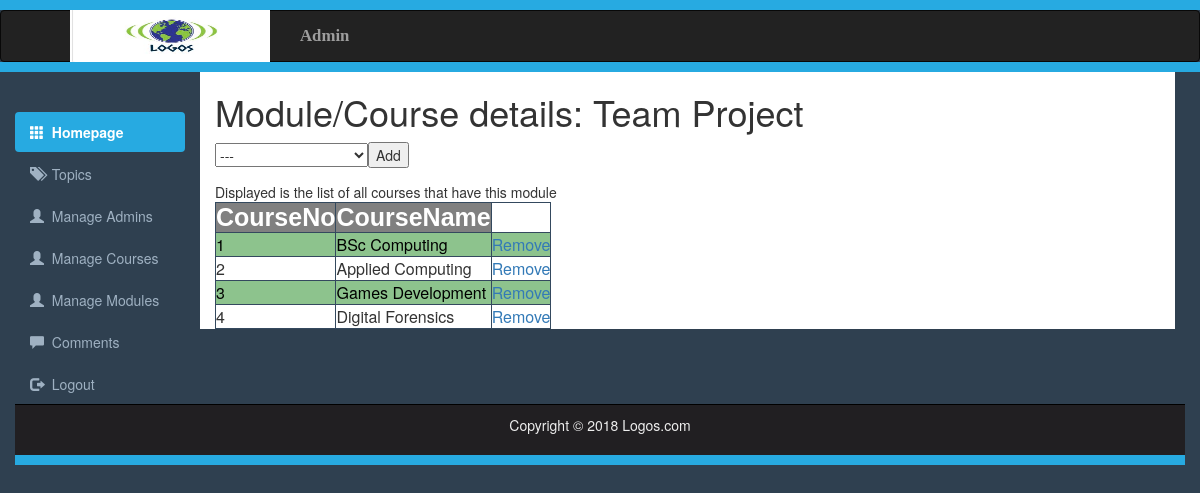
The page /TeamProject/moduleCourse.php?ModuleNo=1 on the database its author committed.
### tables this page shows
CREATE TABLE `module` (
  `ModuleNo` int(11) NOT NULL,
  `ModuleName` varchar(255) NOT NULL,
  `Lecturer` varchar(255) NOT NULL,
  `Year` int(11) NOT NULL,
  `Semester` int(11) NOT NULL
);

CREATE TABLE `coursemodule` (
  `CourseNo` int(11) NOT NULL,
  `ModuleNo` int(11) NOT NULL
);

CREATE TABLE `course` (
  `CourseNo` int(11) NOT NULL,
  `CourseName` varchar(255) NOT NULL,
  `Length` int(11) NOT NULL
);

### TeamProject/moduleCourse.php (the view, shortened to what this page needs)
<?php include 'adminHeader.php';?>
<?php include 'adminSidebar.php';?>
<!DOCTYPE html>
<html lang="en">
	<head>
		<link rel="stylesheet" href="css/bootstrap.min.css">
		<link rel="stylesheet" href="css/adminstyles.css">
	</head>
	<body>
		<div class="container-fluid">
			<div class="col-sm-10">
<?php
	$ModuleNo = $_GET['ModuleNo'];
	$connection = mysqli_connect("localhost","root","");
	mysqli_select_db($connection,"studentsupport");
	$moduleResult = mysqli_query($connection,"SELECT * FROM module WHERE ModuleNo='$ModuleNo'");
	while($row=mysqli_fetch_array($moduleResult))
		print('<h1>Module/Course details: '.$row['ModuleName'].'</h1>');
	print('<form method=POST action=addCourseModule.php?ModuleNo='.$ModuleNo.'>');
		print('<select name=CourseNo>');
			print('<option value=0 DISABLED SELECTED>---</option>');
		print('</select>');
		print('<input type=submit value=Add></input>');
	print('</form>');
	print('Displayed is the list of all courses that have this module');
	$courseModuleResult = mysqli_query($connection, "SELECT * FROM coursemodule WHERE ModuleNo='$ModuleNo'");
	print('<table border=1');
	print('<tr><th>CourseNo</th><th>CourseName</th></tr>');
	while($row=mysqli_fetch_array($courseModuleResult))
	{
		$CourseNo = $row['CourseNo'];
		print('<tr><td>'.$CourseNo.'</td>');
		$courseResultFilter = mysqli_query($connection, "SELECT * FROM course WHERE CourseNo='$CourseNo'");
		while($row2=mysqli_fetch_array($courseResultFilter))
			print('<td>'.$row2['CourseName'].'</td>');
		print('<td><a href=removeCourseModule.php?ModuleNo='.$ModuleNo.'&CourseNo='.$CourseNo.'>Remove</a></td></tr>');
	}
	print('</table>');
?>
<?php include('includes/adminFooter.php') ?>

### TeamProject/css/adminstyles.css (style rules this page uses)
body { background-color: #2f4050; }
.col-sm-10 { background-color: #ffffff; }

### TeamProject/moduleCourse.php (style rules this page uses)
table,tr,td { margin-left: 0px; border:solid thin #34495e; width:30%; height: 15%; border-collapse: collapse; }
tr:nth-child(even) { background-color: #8dc38d; color:black; }
th { font-size: 25px; font-family: sans-serif; background-color: grey; color: white; }

### rows shown on the page
module: ModuleName "Team Project"
coursemodule: CourseNo "1"
course: CourseName "BSc Computing"
coursemodule: CourseNo "2"
course: CourseName "Applied Computing"
coursemodule: CourseNo "3"
course: CourseName "Games Development"
coursemodule: CourseNo "4"
course: CourseName "Digital Forensics"
